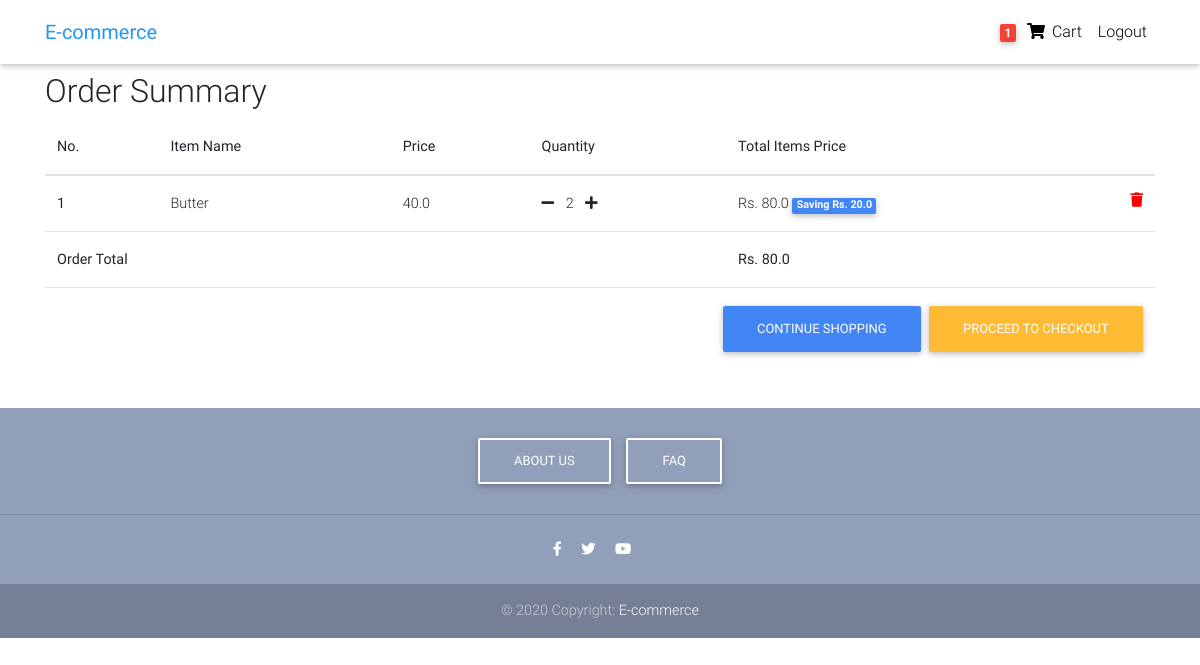
/order-summary/ (signed in), run on the app's committed database.
### core/models.py (models this page shows, shortened)
class Order(models.Model):
	user = models.ForeignKey(settings.AUTH_USER_MODEL,
							on_delete=models.CASCADE)
	items = models.ManyToManyField(OrderItem)
	start_date = models.DateTimeField(auto_now_add=True)
	ordered_date = models.DateTimeField()
	ordered = models.BooleanField(default=False)
	def get_total(self):
		total = 0
		for order_item in self.items.all():
			total += order_item.get_final_price()
		return total

class OrderItem(models.Model):
	user = models.ForeignKey(settings.AUTH_USER_MODEL,
							on_delete=models.CASCADE)
	ordered = models.BooleanField(default=False)
	item = models.ForeignKey(Item, on_delete=models.CASCADE)
	quantity = models.IntegerField(default=1)
	def get_total_item_price(self):
		return self.quantity * self.item.price
	def get_total_dicsount_item_price(self):
		return self.quantity * self.item.discount_price
	def amount_saved(self):
		return self.get_total_item_price() - self.get_total_dicsount_item_price()
	def get_final_price(self):
		if self.item.discount_price:
			return self.get_total_dicsount_item_price()
		return self.get_total_item_price()

class Item(models.Model):
	title = models.CharField(max_length=50)
	description = models.CharField(max_length=200)
	price = models.FloatField()
	discount_price = models.FloatField(blank=True,null=True)
	category = models.CharField(choices=CATEGOTY_CHOICES, max_length=2)
	label = models.CharField(choices=LABEL_CHOICES, max_length=1)
	slug = models.SlugField(unique=True)

### core/views.py (the view)
# urls.py: path('order-summary/',OrderSummaryView.as_view(), name='order-summary'),
class OrderSummaryView(LoginRequiredMixin, View):
	def get(self, *args, **kwargs):
		try:
			order = Order.objects.get(user=self.request.user, ordered=False)
			context = {
			'object' : order
			}
			return render(self.request, 'ordersummary.html', context)
		except ObjectDoesNotExist:
			messages.error(self.request, "You do not have an active order")
			return redirect("/")

### core/templatetags/cart_template_tags.py (called while the page is built)
@register.filter
def cart_item_count(user):
    if user.is_authenticated:
        qs = Order.objects.filter(user=user, ordered=False)
        if qs.exists():
            return qs[0].items.count()
    return 0

### templates/ordersummary.html (shortened to what this page needs)
{% extends "base.html" %}
{% block own_content %}
  <main>
    <div class="container">
    <div class="table-responsive text-nowrap">
    <h2>Order Summary</h2>
    <table class="table">
        <thead>
        <tr>
            <th scope="col">No.</th>
            <th scope="col">Item Name</th>
            <th scope="col">Price</th>
            <th scope="col">Quantity</th>
            <th scope="col">Total Items Price</th>
        </tr>
        </thead>
        <tbody>
        {% for order_item in object.items.all %}
        <tr>
            <th scope="row">{{ forloop.counter }}</th>
            <td>{{ order_item.item.title }}</td>
            {% if order_item.item.discount_price %}
            	<td>{{ order_item.item.discount_price }}</td>
            {% else %}
            	<td>{{ order_item.item.price }}</td>
            {% endif %}
            <td>
                <a href="{% url 'core:remove-item-from-cart' order_item.item.slug %}"><i class="fas fa-minus mr-2"></i></a>
                {{ order_item.quantity }}
                <a href="{% url 'core:add-to-cart' order_item.item.slug %}"><i class="fas fa-plus ml-2"></i></a>
            </td>
            <td>
            {% if order_item.item.discount_price %}
                Rs. {{ order_item.get_total_dicsount_item_price }}
                <span class="badge badge-primary">Saving Rs. {{ order_item.amount_saved }}</span>
            {% else %}
                Rs. {{ order_item.get_total_item_price }}
            {% endif %}
            <a style='color: red;' href="{% url 'core:remove-from-cart' order_item.item.slug %}">
                <i class="fas fa-trash float-right"></i>
            </a>
            </td>
        </tr>
        {% endfor %}
        {% if object.get_total %}
        <tr>
            <td colspan="4"><b>Order Total</b></td>
            <td><b>Rs. {{ object.get_total }}</b></td>
        </tr>
        <tr>
            <td colspan="5">
            <a class='btn btn-warning float-right ml-2' href='#'>Proceed to checkout</a>
            <a class='btn btn-primary float-right' href='/'>Continue shopping</a>
            </td>
        </tr>
        {% endif %}
        </tbody>
    </table>
    </div>
    </div>
  </main>
{% endblock own_content %}

### templates/navbar.html (shortened to what this page needs)
{% load static %}
{% load cart_template_tags %}
<nav class="navbar fixed-top navbar-expand-lg navbar-light white scrolling-navbar">
    <div class="container">
      <a class="navbar-brand waves-effect" href="/">
        <strong class="blue-text">E-commerce</strong>
      </a>
      <div class="collapse navbar-collapse" id="navbarSupportedContent">
        <ul class="navbar-nav nav-flex-icons">
          {% if request.user.is_authenticated %}
          <li class="nav-item">
            <a href="{% url 'core:order-summary' %}" class="nav-link waves-effect">
              <span class="badge red z-depth-1 mr-1"> {{ request.user|cart_item_count }} </span>
              <i class="fas fa-shopping-cart"></i>
              <span class="clearfix d-none d-sm-inline-block"> Cart </span>
            </a>
          </li>
          <li class="nav-item">
            <a class="nav-link waves-effect" href="{% url 'account_logout' %}">
              <span class="clearfix d-none d-sm-inline-block"> Logout </span>
            </a>
          </li>
          {% endif %}
        </ul>
      </div>
    </div>
</nav>

### templates/base.html (style rules this page uses)
html, body, header, .carousel { height: 60vh; }

### data on the page
OrderItem: item "Butter", item.discount_price "40.0", quantity "2", get_total_dicsount_item_price "80.0", amount_saved "20.0"
Order: get_total "80.0"

### other printed values
{{ request.user|cart_item_count }} "1"
